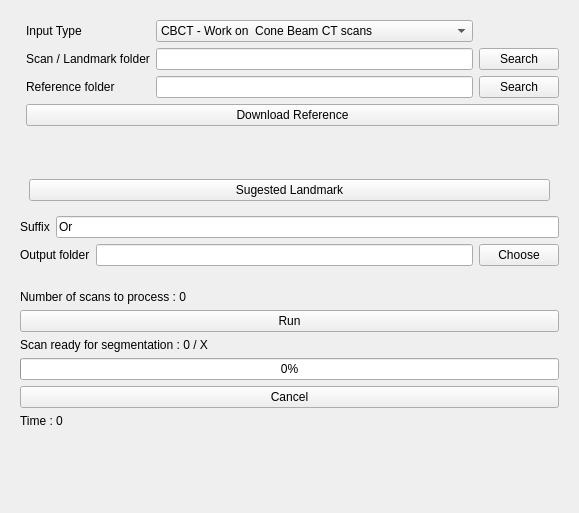
<?xml version="1.0" encoding="UTF-8"?>
<ui version="4.0">
 <class>ASO</class>
 <widget class="qMRMLWidget" name="ASO">
  <property name="geometry">
   <rect>
    <x>0</x>
    <y>0</y>
    <width>579</width>
    <height>513</height>
   </rect>
  </property>
  <layout class="QVBoxLayout" name="verticalLayout">
   <item>
    <widget class="ctkCollapsibleButton" name="inputsCollapsibleButton" native="true">
     <property name="text" stdset="0">
      <string>Inputs</string>
     </property>
     <layout class="QFormLayout" name="formLayout_2">
      <item row="1" column="1">
       <layout class="QGridLayout" name="gridLayout">
        <item row="0" column="0">
         <layout class="QHBoxLayout" name="horizontalLayout">
          <item>
           <layout class="QVBoxLayout" name="verticalLayout_2">
            <item>
             <widget class="QLabel" name="label">
              <property name="text">
               <string>Input Type</string>
              </property>
             </widget>
            </item>
            <item>
             <widget class="QLabel" name="label_3">
              <property name="text">
               <string>Scan / Landmark folder</string>
              </property>
             </widget>
            </item>
            <item>
             <widget class="QLabel" name="label_2">
              <property name="text">
               <string>Reference folder</string>
              </property>
             </widget>
            </item>
           </layout>
          </item>
          <item>
           <layout class="QVBoxLayout" name="verticalLayout_4">
            <item>
             <widget class="QComboBox" name="CbInputType">
              <item>
               <property name="text">
                <string>CBCT - Work on  Cone Beam CT scans </string>
               </property>
              </item>
              <item>
               <property name="text">
                <string>IOS - Work on Intra Oral Scans</string>
               </property>
              </item>
             </widget>
            </item>
            <item>
             <widget class="QLineEdit" name="lineEditScanLmPath"/>
            </item>
            <item>
             <widget class="QLineEdit" name="lineEditRefFolder"/>
            </item>
           </layout>
          </item>
          <item>
           <layout class="QVBoxLayout" name="verticalLayout_6">
            <item>
             <widget class="QLabel" name="label_4">
              <property name="text">
               <string/>
              </property>
             </widget>
            </item>
            <item>
             <widget class="QPushButton" name="ButtonSearchScanLmFolder">
              <property name="text">
               <string>Search</string>
              </property>
             </widget>
            </item>
            <item>
             <widget class="QPushButton" name="ButtonSearchReference">
              <property name="text">
               <string>Search</string>
              </property>
             </widget>
            </item>
           </layout>
          </item>
         </layout>
        </item>
        <item row="1" column="0">
         <widget class="QPushButton" name="ButtonDowloadRefLm">
          <property name="text">
           <string>Download Reference</string>
          </property>
         </widget>
        </item>
       </layout>
      </item>
     </layout>
    </widget>
   </item>
   <item>
    <widget class="ctkCollapsibleButton" name="advancedCollapsibleButton" native="true">
     <property name="text" stdset="0">
      <string>Option</string>
     </property>
     <property name="collapsed" stdset="0">
      <bool>true</bool>
     </property>
     <layout class="QVBoxLayout" name="verticalLayout_10">
      <item>
       <widget class="QStackedWidget" name="stackedWidget">
        <widget class="QWidget" name="page_2">
         <layout class="QVBoxLayout" name="verticalLayout_11">
          <item>
           <layout class="QVBoxLayout" name="verticalLayout_3">
            <item>
             <layout class="QHBoxLayout" name="LayoutLandmarkCBCT">
              <item>
               <widget class="QLabel" name="tohideCBCT">
                <property name="text">
                 <string/>
                </property>
               </widget>
              </item>
             </layout>
            </item>
            <item>
             <widget class="QPushButton" name="ButtonSugestLmCBCT">
              <property name="text">
               <string>Sugested Landmark</string>
              </property>
             </widget>
            </item>
           </layout>
          </item>
         </layout>
        </widget>
        <widget class="QWidget" name="PageIOS">
         <layout class="QHBoxLayout" name="horizontalLayout_5">
          <item>
           <layout class="QVBoxLayout" name="verticalLayout_5">
            <item>
             <layout class="QHBoxLayout" name="LayoutLandmarkIOS">
              <item>
               <widget class="QLabel" name="tohideIOS">
                <property name="text">
                 <string/>
                </property>
               </widget>
              </item>
             </layout>
            </item>
            <item>
             <widget class="QPushButton" name="ButtonSugestLmIOS">
              <property name="text">
               <string>Sugested Teeth</string>
              </property>
             </widget>
            </item>
           </layout>
          </item>
         </layout>
        </widget>
       </widget>
      </item>
      <item>
       <layout class="QVBoxLayout" name="verticalLayout_9">
        <item>
         <layout class="QHBoxLayout" name="horizontalLayout_3">
          <item>
           <widget class="QLabel" name="label_9">
            <property name="text">
             <string>Suffix</string>
            </property>
           </widget>
          </item>
          <item>
           <widget class="QLineEdit" name="lineEditAddName">
            <property name="text">
             <string>Or</string>
            </property>
           </widget>
          </item>
         </layout>
        </item>
        <item>
         <layout class="QHBoxLayout" name="horizontalLayout_2">
          <item>
           <widget class="QLabel" name="label_8">
            <property name="text">
             <string>Output folder</string>
            </property>
           </widget>
          </item>
          <item>
           <widget class="QLineEdit" name="lineEditOutputPath"/>
          </item>
          <item>
           <widget class="QPushButton" name="ButtonOutput">
            <property name="text">
             <string>Choose</string>
            </property>
           </widget>
          </item>
         </layout>
        </item>
       </layout>
      </item>
     </layout>
    </widget>
   </item>
   <item>
    <widget class="ctkCollapsibleButton" name="outputsCollapsibleButton" native="true">
     <property name="text" stdset="0">
      <string>Outputs</string>
     </property>
     <layout class="QVBoxLayout" name="verticalLayout_8">
      <item>
       <layout class="QVBoxLayout" name="verticalLayout_7">
        <item>
         <widget class="QLabel" name="LabelInfoPreProc">
          <property name="text">
           <string>Number of scans to process : 0</string>
          </property>
         </widget>
        </item>
        <item>
         <widget class="QPushButton" name="ButtonOriented">
          <property name="text">
           <string>Run</string>
          </property>
         </widget>
        </item>
        <item>
         <widget class="QLabel" name="LabelProgress">
          <property name="text">
           <string>Scan ready for segmentation : 0 / X</string>
          </property>
         </widget>
        </item>
        <item>
         <widget class="QProgressBar" name="progressBar">
          <property name="value">
           <number>0</number>
          </property>
         </widget>
        </item>
        <item>
         <widget class="QPushButton" name="ButtonCancel">
          <property name="text">
           <string>Cancel</string>
          </property>
         </widget>
        </item>
        <item>
         <widget class="QLabel" name="LabelTimer">
          <property name="text">
           <string>Time : 0</string>
          </property>
         </widget>
        </item>
       </layout>
      </item>
     </layout>
    </widget>
   </item>
   <item>
    <spacer name="verticalSpacer">
     <property name="orientation">
      <enum>Qt::Vertical</enum>
     </property>
     <property name="sizeHint" stdset="0">
      <size>
       <width>20</width>
       <height>40</height>
      </size>
     </property>
    </spacer>
   </item>
  </layout>
 </widget>
 <customwidgets>
  <customwidget>
   <class>ctkCollapsibleButton</class>
   <extends>QWidget</extends>
   <header>ctkCollapsibleButton.h</header>
   <container>1</container>
  </customwidget>
  <customwidget>
   <class>qMRMLWidget</class>
   <extends>QWidget</extends>
   <header>qMRMLWidget.h</header>
   <container>1</container>
  </customwidget>
 </customwidgets>
 <resources/>
 <connections/>
</ui>
